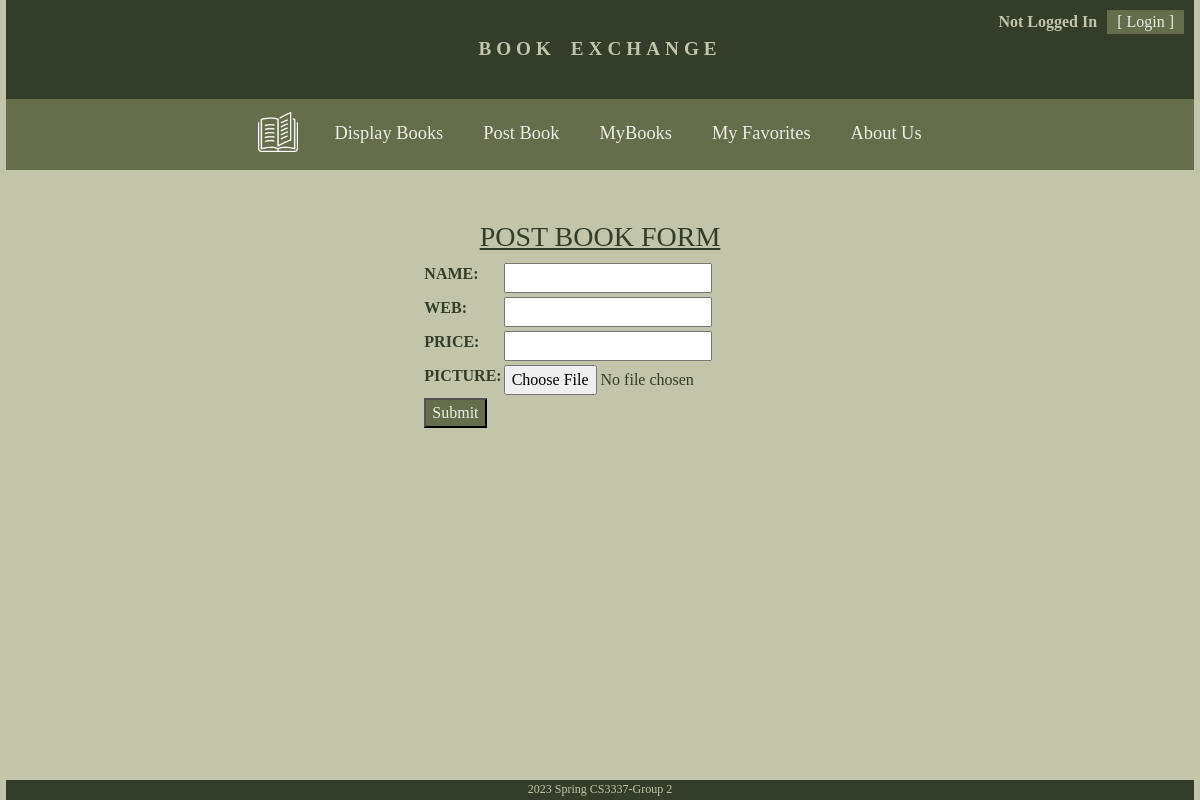
The app's page /postbook with its own data.
### bookMng/models.py (models this page shows, shortened)
class MainMenu(models.Model):
    item = models.CharField(max_length=200, unique=True)
    link = models.CharField(max_length=500, unique=True)

### bookMng/views.py (the view)
# urls.py: path('postbook', views.postbook, name='postbook'),
def postbook(request):
    submitted = False
    if request.method == 'POST':
        form = BookForm(request.POST, request.FILES)
        if form.is_valid():
            book = form.save(commit=False)
            try:
                book.username = request.user
            except Exception:
                pass
            book.save()
            return HttpResponseRedirect('postbook?submitted=True')
    else:
        form = BookForm()
        if 'submitted' in request.GET:
            submitted = True
    return render(request,
                  'bookMng/postbook.html',
                  {
                      'form': form,
                      'item_list': MainMenu.objects.all(),
                      'submitted': submitted,
                  }
                  )

### bookMng/forms.py
class BookForm(ModelForm):
    class Meta:
        model = Book
        fields = [
            'name',
            'web',
            'price',
            'picture',
        ]

### bookEx/templates/bookMng/postbook.html (shortened to what this page needs)
{% extends "base.html" %}
{% block sidenav %}
    {% for item in item_list %}
            <li><a style="margin:20px; color:#edede9; font-size:1.15em;" href="{{ item.link }}"> {{item.item}} </a></li>
    {% endfor %}
{% endblock sidenav %}
{% block content %}
    {% if submitted %}
<div style=" padding-top:5px; width:50%; margin: 0 auto;">
        <h2 style="color:#333D29;" align="center"> New Book Submitted Successfully</h2>
</div>
    {% else %}
<div style=" padding-top:5px; width:50%; margin: 0 auto;">
<div style=" padding-top:5px; width:80%; margin: 0 auto;">
        <h3 style="text-decoration:underline; color:#333D29;" align="center"> POST BOOK FORM</h3>
</div>
        <form action="" enctype="multipart/form-data" method="post" novalidate>
            <table style="text-transform:uppercase; color:#333D29;" align="center">
                {{form.as_table}}
                <tr>
                    <td>
                        <input style="background-color:#656D4A; color:#edede9;"  type="submit" value="Submit">
                    </td>
                </tr>
            </table>
        </form>
</div>
    {% endif %}
{% endblock content %}

### records on screen
MainMenu: item "Display Books"
MainMenu: item "Post Book"
MainMenu: item "MyBooks"
MainMenu: item "My Favorites"
MainMenu: item "About Us"
